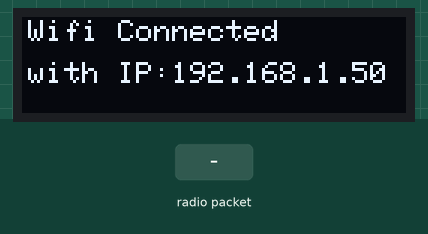
Simulated run of this sketch. Board: ESP32. Parts: 128×32 one-colour display. Inputs (shaded band) come from the test bench. WiFi joins after 1.5 s; servers stay silent unless stated; no radio packets arrive unless stated; what the sketch prints to the serial monitor is not drawn.

Above: at 3.0 s.
3.1 s: radio packet "1" arrives
At 3.4 s:
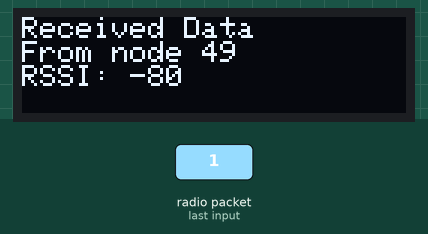
4.6 s: radio packet "0" arrives
At 5.7 s:
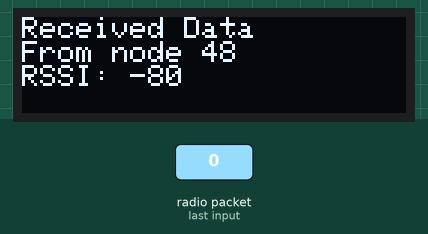
Timing chart, 0 to 7.6 s (numbered marks = the images above; inputs shaded):
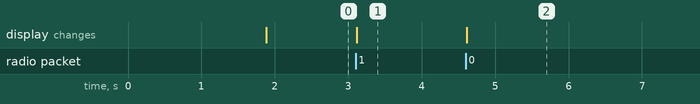

The sketch:

LoRa_Rx.ino
```cpp
//====================== INTIALIZE BYLNK ========================
#include <WiFi.h>
#include <WiFiClient.h>
#include <BlynkSimpleEsp32.h>

// You should get Auth Token in the Blynk App.
// Go to the Project Settings (nut icon).
char auth[] = "6tilHJC8GhmvVRF2ERIZSA3jmiYL-WG1";

// Your WiFi credentials.
// Set password to "" for open networks.
char ssid[] = "pamattoya";
char pass[] = "satusampailima";

WidgetMap MapSoldier1(V2);

int Choose_Soldier;

BLYNK_WRITE(V3) {
  Choose_Soldier = param.asInt();
}
//======================== OLED VARIABLES ===============
#include <SPI.h>
#include <Wire.h>
#include <Adafruit_GFX.h>
#include <Adafruit_SSD1306.h>

#define SCREEN_WIDTH 128 // OLED display width, in pixels
#define SCREEN_HEIGHT 32 // OLED display height, in pixels

// Declaration for an SSD1306 display connected to I2C (SDA, SCL pins)
#define OLED_RESET 4 // Reset pin # (or -1 if sharing Arduino reset pin)
Adafruit_SSD1306 display(SCREEN_WIDTH, SCREEN_HEIGHT, &Wire, OLED_RESET);

//======================== LORA VARIABLES ===============
#include <LoRa.h>

int val = 0;
int nss = 4;
int RESET = 15;
int dio0 = 2;

int SyncWord = 0x22;

int rssi;
int rxByte;

uint8_t rxBuffer[19];

uint8_t POLL_NODE = 0;
uint8_t TX_MODE = 1;
//======================= Delay Without Delay ===============
unsigned long previousMillis = 0,
              currentMillis = 0;
const long interval = 5000;

unsigned long previousMillis1 = 0,
              currentMillis1 = 0;
const long interval1 = 1000;

int delay_Count = 0;
int enable_Request = 0;
int request_Flag = 0;
//======================== Data From Transmitter ===============
uint8_t address;
float bodyTemp;
float heartRate;
uint8_t emergency;
float lat;
float lng;
uint8_t checksum;
//======================== Data From Transmitter 1 ===============
float bodyTemp_Node1;
float heartRate_Node1;
uint8_t emergency_Node1;
float lat_Node1;
float lng_Node1;
int Enable_Noty_Node1 = 0;
//======================== Data From Transmitter 2 ===============
float bodyTemp_Node2;
float heartRate_Node2;
uint8_t emergency_Node2;
float lat_Node2;
float lng_Node2;
int Enable_Noty_Node2 = 0;
//======================== VOID SETUP ===============
void setup()
{
  LoRa.setPins(nss, RESET, dio0);
  Serial.begin(9600);
  display.begin(SSD1306_SWITCHCAPVCC, 0x3C);
  display.clearDisplay();
  //  pinMode(led,OUTPUT);
  while (!Serial);
  // Serial.println("LoRa Receiver");
  if (!LoRa.begin(433E6))
  {
    // Serial.println("Starting LoRa failed!");
    while (1);
  }
  LoRa.setSpreadingFactor(12);     // ranges from 6-12,default 7 see API docs
  LoRa.setSignalBandwidth(62.5E3); // for -139dB (page - 112)
  LoRa.setCodingRate4(8);          // for -139dB (page - 112)
  LoRa.setSyncWord(SyncWord);      // ranges from 0-0xFF, default 0x12, see API docs

  Serial.print("SSID:");
  Serial.println(ssid);

  display.clearDisplay();
  display.setTextSize(1);
  display.setTextColor(WHITE);
  display.setCursor(2, 1);
  display.print("Connecting to");
  display.setTextSize(1);
  display.setCursor(2, 15);
  display.print(ssid);
  display.display();

  Blynk.begin(auth, ssid, pass);

  Serial.print("IP:");
  Serial.println(WiFi.localIP().toString().c_str());

  display.clearDisplay();
  display.setTextSize(1);
  display.setTextColor(WHITE);
  display.setCursor(2, 1);
  display.print("Wifi Connected");
  display.setTextSize(1);
  display.setCursor(2, 15);
  display.print("with IP:");
  display.print(WiFi.localIP());
  display.display();
}
//======================== VOID LOOP ===============
void loop()
{
  Blynk.run();
  //Request Data from transmitter
  Request_Data();
  //Extract data after received data from transmitter
  Extract_Data();
  //Send Data to Blynk App
  Send_Data();
}

//======================== Request Data From Transmitter ===============
void Request_Data()
{
  //Request Data from Transmitter with interval
  currentMillis = millis();

  if (currentMillis - previousMillis >= interval) {
    previousMillis = currentMillis;

    if (TX_MODE == 1 )
    {

      if (LoRa.beginPacket() == 1)
      {
        uint8_t buff[1] = {1};
        LoRa.write(buff, 1);
        if (LoRa.endPacket() == 1)
        {
          Serial.print("Get data from node : 1");
        }
      }
      TX_MODE = 0;
    } else {
      if (LoRa.beginPacket() == 1)
      {
        uint8_t buff[1] = {2};
        LoRa.write(buff, 1);
        if (LoRa.endPacket() == 1)
        {
          Serial.print("Get data from node : 2");
        }
      }
      TX_MODE = 1;
    }
  }
  /*
    if (TX_MODE == 1 )
    {

    if (LoRa.beginPacket() == 1)
    {
      uint8_t buff[1] = {POLL_NODE + 1};
      LoRa.write(buff, 1);
      if (LoRa.endPacket() == 1)
      {
        Serial.print("Get data from node  :");
        Serial.println(POLL_NODE + 1);
        POLL_NODE = (POLL_NODE + 1) % 2;
      }
      TX_MODE = 0;
      return;
    }
    }

    timeout -= 1;
    if (timeout == 0)
    {
    timeout = 1000000;
    TX_MODE = 1;
    }
  */
}
//======================== Extract Data From Transmitter ===============
void Extract_Data() {
  // try to parse packet
  int packetSize = LoRa.parsePacket();
  if (packetSize)
  {
    //TX_MODE = 1;
    // read packet
    int rxCount = 0;
    long verifyChecksum = 0;

    while (LoRa.available())
    {
      rxByte = LoRa.read();
      if (rxByte < 0)
      {
        continue;
      }
      verifyChecksum += rxByte;
      rxBuffer[rxCount++] = rxByte;
    }
    /*
      if (rxCount == 19)
      {
      Serial.println("Complete packet received");
      }
      uint8_t chksum = (uint8_t)(verifyChecksum);
      /*
      if (chksum == 0xFF)
      {
      Serial.println("Packet OK!");
      }
      else
      {
      Serial.println("Packet Corrupted!");
      }
    */
    //Serial.write(rxBuffer, 19);
    Serial.println("...............");
    address = rxBuffer[0];

    ((byte *)&heartRate)[0] = rxBuffer[1];
    ((byte *)&heartRate)[1] = rxBuffer[2];
    ((byte *)&heartRate)[2] = rxBuffer[3];
    ((byte *)&heartRate)[3] = rxBuffer[4];

    ((byte *)&bodyTemp)[0] = rxBuffer[5];
    ((byte *)&bodyTemp)[1] = rxBuffer[6];
    ((byte *)&bodyTemp)[2] = rxBuffer[7];
    ((byte *)&bodyTemp)[3] = rxBuffer[8];

    emergency = rxBuffer[9];

    ((byte *)&lat)[0] = rxBuffer[10];
    ((byte *)&lat)[1] = rxBuffer[11];
    ((byte *)&lat)[2] = rxBuffer[12];
    ((byte *)&lat)[3] = rxBuffer[13];


    ((byte *)&lng)[0] = rxBuffer[14];
    ((byte *)&lng)[1] = rxBuffer[15];
    ((byte *)&lng)[2] = rxBuffer[16];
    ((byte *)&lng)[3] = rxBuffer[17];

    checksum = rxBuffer[18];

    Save_Data();


  }
}
//======================== Save Data From Transmitter ===============
void Save_Data() {
  /*
    Serial.println("==================== Data ================");
    Serial.print("From node : ");
    Serial.println(address);

    Serial.print("Heart Rate : ");
    Serial.println(heartRate);

    Serial.print("Body Temperature : ");
    Serial.println(bodyTemp);

    Serial.print("Emergency : ");
    Serial.println(emergency);

    Serial.print("Latitude : ");
    Serial.println(lat, 6);

    Serial.print("Longitude : ");
    Serial.println(lng, 6);

    Serial.print("Checksum : ");
    Serial.println(checksum);
    Serial.println("==================== END ================");
  */
  switch (address)
  {
    case 1:
      heartRate_Node1 = heartRate;
      bodyTemp_Node1 = bodyTemp;
      emergency_Node1 = emergency;
      lat_Node1 = lat;
      lng_Node1 = lng;
      Display_data_Node1();
      break;

    case 2:
      heartRate_Node2 = heartRate;
      bodyTemp_Node2 = bodyTemp;
      emergency_Node2 = emergency;
      lat_Node2 = lat;
      lng_Node2 = lng;
      Display_data_Node2();
      break;
  }
  rssi = LoRa.packetRssi();

  display.clearDisplay();
  display.setTextSize(1);
  display.setTextColor(WHITE);
  display.setCursor(0, 0);
  display.print("Received Data");
  display.setCursor(0, 8);
  display.print("From node ");
  display.print(address);
  display.setCursor(0, 16);
  display.print("RSSI: ");
  display.println(rssi);
  display.display();
}
//======================== Display Data Node 1 ===============
void Display_data_Node1() {
  Serial.println("==================== Data ================");
  Serial.println("Data Node 1");

  Serial.print("Heart Rate : ");
  Serial.println(heartRate_Node1);

  Serial.print("Body Temperature : ");
  Serial.println(bodyTemp_Node1);

  Serial.print("Emergency : ");
  Serial.println(emergency_Node1);

  Serial.print("Latitude : ");
  Serial.println(lat_Node1, 6);

  Serial.print("Longitude : ");
  Serial.println(lng_Node1, 6);
  Serial.println("==================== END ================");
}
//======================== Display Data Node 2 ===============
void Display_data_Node2() {
  Serial.println("==================== Data ================");
  Serial.println("Data Node 2");

  Serial.print("Heart Rate : ");
  Serial.println(heartRate_Node2);

  Serial.print("Body Temperature : ");
  Serial.println(bodyTemp_Node2);

  Serial.print("Emergency : ");
  Serial.println(emergency_Node2);

  Serial.print("Latitude : ");
  Serial.println(lat_Node2, 6);

  Serial.print("Longitude : ");
  Serial.println(lng_Node2, 6);
  Serial.println("==================== END ================");

}
//======================== Send data to blynk APP ===============
void Send_Data()
{
  currentMillis1 = millis();

  if (currentMillis1 - previousMillis1 >= interval1) {
    previousMillis1 = currentMillis1;

    Blynk.virtualWrite(V0, bodyTemp_Node1);
    Blynk.virtualWrite(V1, heartRate_Node1);

    Blynk.virtualWrite(V4, bodyTemp_Node2);
    Blynk.virtualWrite(V3, heartRate_Node2);

    MapSoldier1.location(1, lat_Node1, lng_Node1, "Soldier 1");
    MapSoldier1.location(2, lat_Node2, lng_Node2, "Soldier 2");
  }

  if (Enable_Noty_Node1 == 0 && emergency_Node1 == 1)
  {
    //Blynk.notify("Emergency! Soldier 1 need Help");
    Enable_Noty_Node1 = 1;
  } else {
    Enable_Noty_Node1 = 0;
  }

  if (Enable_Noty_Node2 == 0 && emergency_Node2 == 1)
  {
    Blynk.notify("Emergency! Soldier 2 need Help");
    Enable_Noty_Node2 = 1;
  } else {
    Enable_Noty_Node2 = 0;
  }
}
```

Measured:
- after the input at 3.1 s, the display: changes at once (image 1)
- after the input at 4.6 s, the display: changes at once (image 2)
